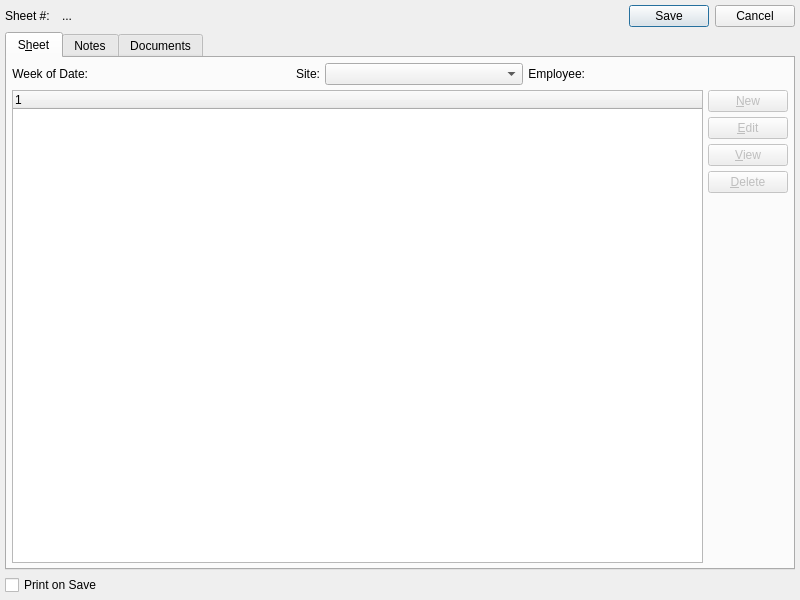
<?xml version="1.0" encoding="UTF-8"?>
<ui version="4.0">
 <comment>This file is part of the xtte package for xTuple ERP: PostBooks Edition, a free and
open source Enterprise Resource Planning software suite,
Copyright (c) 1999-2012 by OpenMFG LLC, d/b/a xTuple.
It is licensed to you under the Common Public Attribution License
version 1.0, the full text of which (including xTuple-specific Exhibits)
is available at www.xtuple.com/CPAL.  By using this software, you agree
to be bound by its terms.</comment>
 <class>timeExpenseSheet</class>
 <widget class="QDialog" name="timeExpenseSheet">
  <property name="geometry">
   <rect>
    <x>0</x>
    <y>0</y>
    <width>800</width>
    <height>600</height>
   </rect>
  </property>
  <property name="minimumSize">
   <size>
    <width>775</width>
    <height>400</height>
   </size>
  </property>
  <property name="windowTitle">
   <string>Time and Expense</string>
  </property>
  <layout class="QGridLayout" name="gridLayout_2">
   <item row="0" column="0">
    <layout class="QHBoxLayout">
     <property name="spacing">
      <number>12</number>
     </property>
     <item>
      <widget class="QLabel" name="_sheetNumberExtraLit">
       <property name="text">
        <string>Sheet #:</string>
       </property>
      </widget>
     </item>
     <item>
      <widget class="QLabel" name="_sheetNumberExtra">
       <property name="text">
        <string>...</string>
       </property>
      </widget>
     </item>
     <item>
      <spacer>
       <property name="orientation">
        <enum>Qt::Horizontal</enum>
       </property>
       <property name="sizeType">
        <enum>QSizePolicy::Expanding</enum>
       </property>
       <property name="sizeHint" stdset="0">
        <size>
         <width>0</width>
         <height>20</height>
        </size>
       </property>
      </spacer>
     </item>
     <item>
      <widget class="QDialogButtonBox" name="_buttonBox">
       <property name="standardButtons">
        <set>QDialogButtonBox::Cancel|QDialogButtonBox::Save</set>
       </property>
      </widget>
     </item>
    </layout>
   </item>
   <item row="1" column="0">
    <widget class="QTabWidget" name="_TimeExpenseInformation">
     <property name="enabled">
      <bool>true</bool>
     </property>
     <property name="currentIndex">
      <number>0</number>
     </property>
     <widget class="QWidget" name="_headerPage">
      <attribute name="title">
       <string>S&amp;heet</string>
      </attribute>
      <layout class="QGridLayout" name="gridLayout">
       <item row="0" column="0" colspan="2">
        <layout class="QHBoxLayout" name="horizontalLayout">
         <item>
          <widget class="QLabel" name="_weekendingLit">
           <property name="text">
            <string>Week of Date:</string>
           </property>
           <property name="alignment">
            <set>Qt::AlignRight|Qt::AlignTrailing|Qt::AlignVCenter</set>
           </property>
          </widget>
         </item>
         <item>
          <widget class="DLineEdit" name="_weekending">
           <property name="enabled">
            <bool>true</bool>
           </property>
           <property name="sizePolicy">
            <sizepolicy hsizetype="Expanding" vsizetype="Fixed">
             <horstretch>0</horstretch>
             <verstretch>0</verstretch>
            </sizepolicy>
           </property>
           <property name="focusPolicy">
            <enum>Qt::StrongFocus</enum>
           </property>
           <property name="defaultDate">
            <enum>XDateEdit::None</enum>
           </property>
          </widget>
         </item>
         <item>
          <widget class="QLabel" name="_siteLit">
           <property name="text">
            <string>Site:</string>
           </property>
           <property name="alignment">
            <set>Qt::AlignRight|Qt::AlignTrailing|Qt::AlignVCenter</set>
           </property>
           <property name="margin">
            <number>3</number>
           </property>
          </widget>
         </item>
         <item>
          <widget class="WComboBox" name="_site">
           <property name="sizePolicy">
            <sizepolicy hsizetype="Expanding" vsizetype="Fixed">
             <horstretch>0</horstretch>
             <verstretch>0</verstretch>
            </sizepolicy>
           </property>
           <property name="maximumSize">
            <size>
             <width>200</width>
             <height>16777215</height>
            </size>
           </property>
          </widget>
         </item>
         <item>
          <widget class="QLabel" name="_originatedByLit">
           <property name="text">
            <string>Employee:</string>
           </property>
           <property name="alignment">
            <set>Qt::AlignRight|Qt::AlignTrailing|Qt::AlignVCenter</set>
           </property>
           <property name="margin">
            <number>3</number>
           </property>
          </widget>
         </item>
         <item>
          <widget class="EmpCluster" name="_employee"/>
         </item>
         <item>
          <spacer name="horizontalSpacer_2">
           <property name="orientation">
            <enum>Qt::Horizontal</enum>
           </property>
           <property name="sizeHint" stdset="0">
            <size>
             <width>0</width>
             <height>20</height>
            </size>
           </property>
          </spacer>
         </item>
        </layout>
       </item>
       <item row="1" column="0">
        <widget class="XTreeWidget" name="_lines">
         <property name="focusPolicy">
          <enum>Qt::StrongFocus</enum>
         </property>
         <property name="alternatingRowColors">
          <bool>false</bool>
         </property>
         <property name="rootIsDecorated">
          <bool>true</bool>
         </property>
        </widget>
       </item>
       <item row="1" column="1">
        <layout class="QVBoxLayout" name="verticalLayout">
         <item>
          <widget class="QPushButton" name="_new">
           <property name="enabled">
            <bool>false</bool>
           </property>
           <property name="text">
            <string>&amp;New</string>
           </property>
          </widget>
         </item>
         <item>
          <widget class="QPushButton" name="_edit">
           <property name="enabled">
            <bool>false</bool>
           </property>
           <property name="text">
            <string>&amp;Edit</string>
           </property>
           <property name="autoDefault">
            <bool>true</bool>
           </property>
          </widget>
         </item>
         <item>
          <widget class="QPushButton" name="_view">
           <property name="enabled">
            <bool>false</bool>
           </property>
           <property name="text">
            <string>&amp;View</string>
           </property>
           <property name="autoDefault">
            <bool>true</bool>
           </property>
          </widget>
         </item>
         <item>
          <widget class="QPushButton" name="_delete">
           <property name="enabled">
            <bool>false</bool>
           </property>
           <property name="text">
            <string>&amp;Delete</string>
           </property>
           <property name="autoDefault">
            <bool>true</bool>
           </property>
          </widget>
         </item>
         <item>
          <spacer>
           <property name="orientation">
            <enum>Qt::Vertical</enum>
           </property>
           <property name="sizeType">
            <enum>QSizePolicy::Expanding</enum>
           </property>
           <property name="sizeHint" stdset="0">
            <size>
             <width>20</width>
             <height>20</height>
            </size>
           </property>
          </spacer>
         </item>
        </layout>
       </item>
      </layout>
     </widget>
     <widget class="QWidget" name="_sheetNotesPage">
      <attribute name="title">
       <string>Notes</string>
      </attribute>
      <layout class="QGridLayout">
       <item row="0" column="0">
        <widget class="QTextEdit" name="_orderComments">
         <property name="focusPolicy">
          <enum>Qt::ClickFocus</enum>
         </property>
        </widget>
       </item>
      </layout>
     </widget>
     <widget class="QWidget" name="_sheetDocumentsPage">
      <attribute name="title">
       <string>Documents</string>
      </attribute>
      <layout class="QVBoxLayout" name="verticalLayout_2">
       <item>
        <widget class="Documents" name="_documents">
         <property name="type">
          <enum>Documents::TimeExpense</enum>
         </property>
        </widget>
       </item>
      </layout>
     </widget>
    </widget>
   </item>
   <item row="2" column="0">
    <widget class="XCheckBox" name="_printSheet">
     <property name="text">
      <string>Print on Save</string>
     </property>
    </widget>
   </item>
  </layout>
 </widget>
 <layoutdefault spacing="5" margin="5"/>
 <pixmapfunction>qPixmapFromMimeSource</pixmapfunction>
 <customwidgets>
  <customwidget>
   <class>DLineEdit</class>
   <extends>QWidget</extends>
   <header>datecluster.h</header>
   <container>1</container>
  </customwidget>
  <customwidget>
   <class>Documents</class>
   <extends>QWidget</extends>
   <header>documents.h</header>
  </customwidget>
  <customwidget>
   <class>EmpCluster</class>
   <extends>QWidget</extends>
   <header>empcluster.h</header>
  </customwidget>
  <customwidget>
   <class>WComboBox</class>
   <extends>XComboBox</extends>
   <header>wcombobox.h</header>
  </customwidget>
  <customwidget>
   <class>XCheckBox</class>
   <extends>QCheckBox</extends>
   <header>xcheckbox.h</header>
  </customwidget>
  <customwidget>
   <class>XComboBox</class>
   <extends>QComboBox</extends>
   <header>xcombobox.h</header>
  </customwidget>
  <customwidget>
   <class>XTreeWidget</class>
   <extends>QTreeWidget</extends>
   <header>xtreewidget.h</header>
   <container>1</container>
  </customwidget>
 </customwidgets>
 <resources/>
 <connections/>
</ui>
